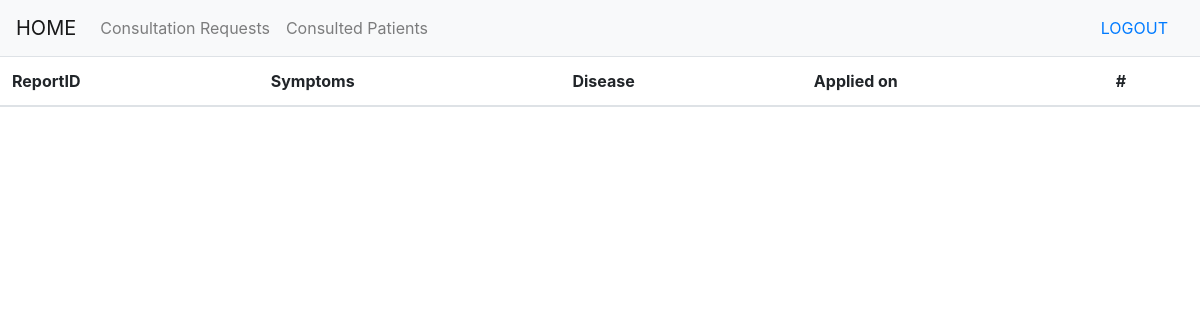
The app's page /doctor/consultationRequestList (signed in), older data.
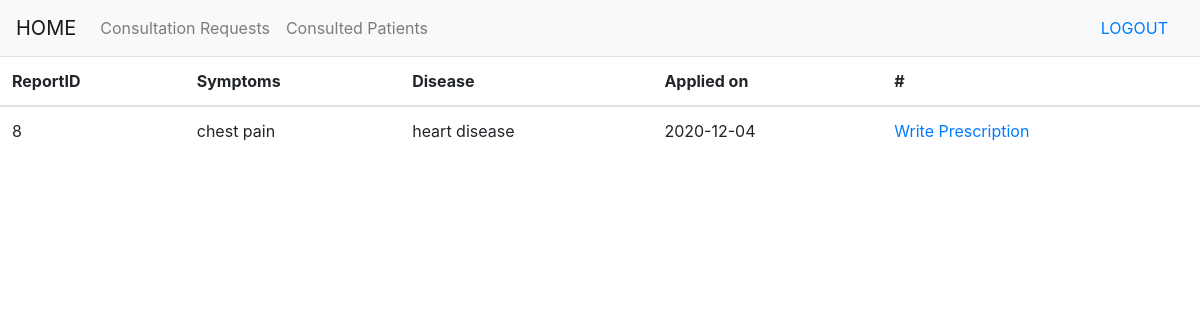
The same page, newer data.
### app.py (models this page shows, shortened)
class healthRecord(Base):
    __tablename__='healthRecord'
    hid=Column(Integer,primary_key=True)
    uid=Column(Integer, nullable=False)
    did=Column(Integer,nullable=True)
    symptoms=Column(String(100),nullable=False)
    diseases=Column(String(100),nullable=True)
    consultationdate=Column(Date,nullable=True)
    consultateddate=Column(Date,nullable=True)
    prescription=Column(String(100),nullable=True)
    consultationstatus=Column(String(10))

### app.py (the view)
@app.route("/doctor/consultationRequestList")
def consultationRequestList():
    query = dbsession.query(healthRecord).filter(healthRecord.did==session['doctor'],healthRecord.consultationstatus=="applied")
    return render_template('consultationRequestList.html',query=query)

### templates/consultationRequestList.html (shortened to what this page needs)
{% extends "doctorBase.html" %}
{% block content %}
<table class="table">
    <thead>
    <tr>
        <th scope="col">ReportID</th>
        <th scope="col">Symptoms</th>
        <th scope="col">Disease</th>
        <th scope="col">Applied on</th>
        <th scope="col">#</th>
    </tr>
    </thead>
    <tbody>
    {% for eachRow in query %}
    <tr>
        <td>{{eachRow.hid}}</td>
        <td>{{eachRow.symptoms}}</td>
        <td>{{eachRow.diseases}}</td>
        <td>{{eachRow.consultationdate}}</td>
        <td><a href="{{url_for('writePrescription',hid=eachRow.hid)}}">Write Prescription</a></td>
    </tr>
    {% endfor %}
</tbody>
</table>
{% endblock %}

Row changes from the older to the newer data that the page shows:
added healthRecord: hid "8", symptoms "chest pain", diseases "heart disease", consultationdate "2020-12-04"
